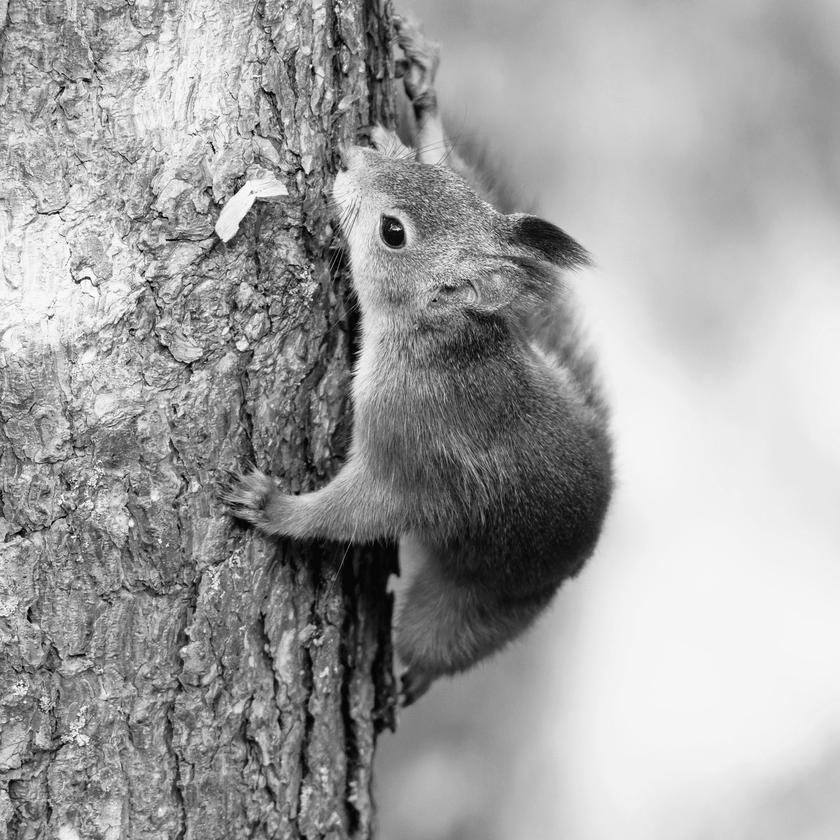
#> input picture helsectf/image1/ekorn.png, 840 x 840 px, shrunk from 2080 x 2080 before the run
$ python solve.py
#> lines starting #> are read from the running program, lines starting #| are printed output that depends on the picture
import numpy as np
import matplotlib.pyplot as plt
import cv2
import os

script_path = os.path.dirname(os.path.abspath(__file__))
img_path = os.path.join(script_path, 'ekorn.png')

img = cv2.imread(img_path, cv2.IMREAD_GRAYSCALE)
#> img is the input picture: shape (840, 840); min 0, max 255, mean 160.7

print(img)
#> (printed output is left out)
# Utfør Fourier-transformasjon
ft = np.fft.fft2(img)
fshift = np.fft.fftshift(ft)
spectrum = np.log(np.abs(fshift) + 1)  # Legg til 1 for å unngå log(0)
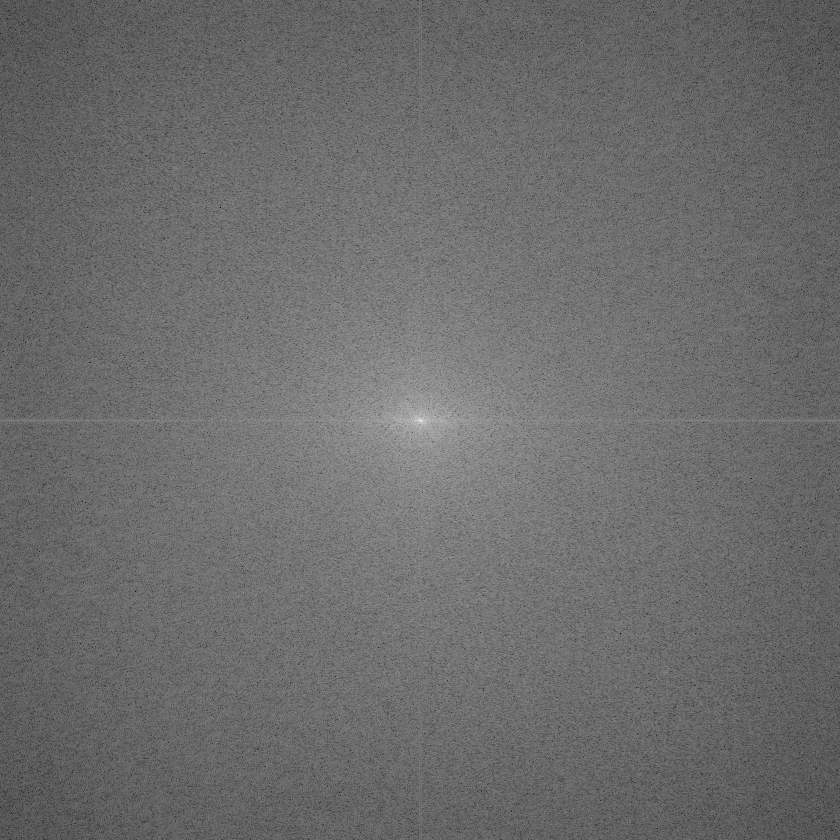
#> spectrum: shape (840, 840) float64; min 1.89, max 18.55, mean 8.98; drawn with min black and max white

plt.subplot(121), plt.imshow(img, cmap='gray')
plt.title('Originalt Bilde'), plt.xticks([]), plt.yticks([])

plt.subplot(122), plt.imshow(spectrum, cmap='gray')
plt.title('Fourier Spektrum'), plt.xticks([]), plt.yticks([])

plt.show()
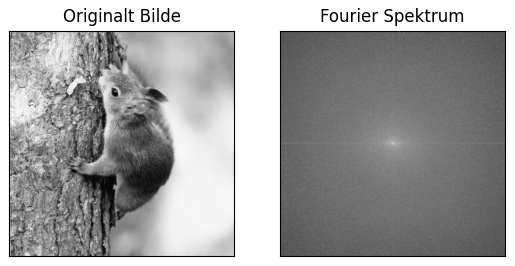
#> figure drawn by matplotlib, 2 panels
